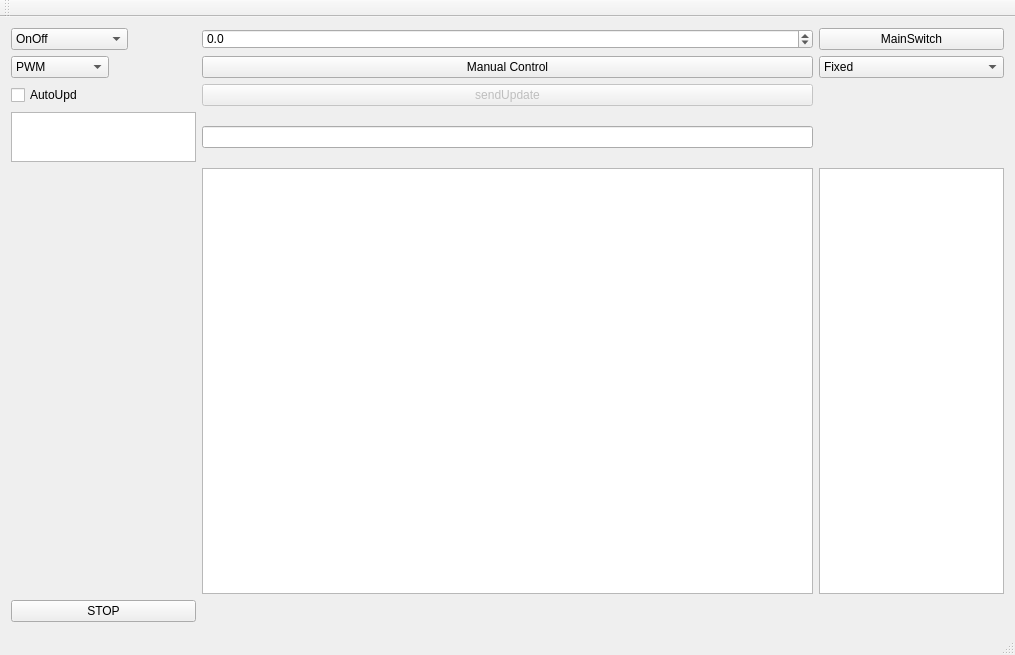
<?xml version="1.0" encoding="UTF-8"?>
<ui version="4.0">
 <class>MainWindow</class>
 <widget class="QMainWindow" name="MainWindow">
  <property name="geometry">
   <rect>
    <x>0</x>
    <y>0</y>
    <width>1015</width>
    <height>655</height>
   </rect>
  </property>
  <property name="windowTitle">
   <string>MainWindow</string>
  </property>
  <widget class="QWidget" name="centralWidget">
   <layout class="QGridLayout" name="gridLayout">
    <item row="7" column="0">
     <widget class="QPushButton" name="stopButton">
      <property name="text">
       <string>STOP</string>
      </property>
     </widget>
    </item>
    <item row="0" column="0">
     <widget class="QComboBox" name="controllMethod">
      <property name="sizePolicy">
       <sizepolicy hsizetype="Fixed" vsizetype="Fixed">
        <horstretch>0</horstretch>
        <verstretch>0</verstretch>
       </sizepolicy>
      </property>
      <item>
       <property name="text">
        <string>OnOff</string>
       </property>
      </item>
      <item>
       <property name="text">
        <string>PID</string>
       </property>
      </item>
      <item>
       <property name="text">
        <string>Switching Mode</string>
       </property>
      </item>
     </widget>
    </item>
    <item row="1" column="0">
     <widget class="QComboBox" name="ControllingMean">
      <property name="sizePolicy">
       <sizepolicy hsizetype="Fixed" vsizetype="Fixed">
        <horstretch>0</horstretch>
        <verstretch>0</verstretch>
       </sizepolicy>
      </property>
      <item>
       <property name="text">
        <string>PWM</string>
       </property>
      </item>
      <item>
       <property name="text">
        <string>Voltage</string>
       </property>
      </item>
      <item>
       <property name="text">
        <string>Current</string>
       </property>
      </item>
      <item>
       <property name="text">
        <string>CurrentRMS</string>
       </property>
      </item>
     </widget>
    </item>
    <item row="1" column="3">
     <widget class="QComboBox" name="Reference">
      <property name="sizePolicy">
       <sizepolicy hsizetype="Minimum" vsizetype="Minimum">
        <horstretch>0</horstretch>
        <verstretch>0</verstretch>
       </sizepolicy>
      </property>
      <item>
       <property name="text">
        <string>Fixed</string>
       </property>
      </item>
      <item>
       <property name="text">
        <string>Square</string>
       </property>
      </item>
      <item>
       <property name="text">
        <string>Sine</string>
       </property>
      </item>
      <item>
       <property name="text">
        <string>SwitchingSquare</string>
       </property>
      </item>
      <item>
       <property name="text">
        <string>MyExperiment1</string>
       </property>
      </item>
     </widget>
    </item>
    <item row="0" column="2">
     <widget class="QDoubleSpinBox" name="RotatePosition">
      <property name="sizePolicy">
       <sizepolicy hsizetype="Minimum" vsizetype="Minimum">
        <horstretch>0</horstretch>
        <verstretch>0</verstretch>
       </sizepolicy>
      </property>
      <property name="maximumSize">
       <size>
        <width>16777215</width>
        <height>20</height>
       </size>
      </property>
      <property name="decimals">
       <number>1</number>
      </property>
      <property name="minimum">
       <double>-12000.000000000000000</double>
      </property>
      <property name="maximum">
       <double>12000.000000000000000</double>
      </property>
      <property name="singleStep">
       <double>1.000000000000000</double>
      </property>
     </widget>
    </item>
    <item row="0" column="3">
     <widget class="QPushButton" name="mainSwitch">
      <property name="enabled">
       <bool>true</bool>
      </property>
      <property name="sizePolicy">
       <sizepolicy hsizetype="Minimum" vsizetype="Fixed">
        <horstretch>0</horstretch>
        <verstretch>0</verstretch>
       </sizepolicy>
      </property>
      <property name="text">
       <string>MainSwitch</string>
      </property>
      <property name="checkable">
       <bool>true</bool>
      </property>
      <property name="checked">
       <bool>false</bool>
      </property>
     </widget>
    </item>
    <item row="1" column="2">
     <widget class="QPushButton" name="ManualControl">
      <property name="sizePolicy">
       <sizepolicy hsizetype="Minimum" vsizetype="Minimum">
        <horstretch>0</horstretch>
        <verstretch>0</verstretch>
       </sizepolicy>
      </property>
      <property name="text">
       <string>Manual Control</string>
      </property>
      <property name="checkable">
       <bool>true</bool>
      </property>
     </widget>
    </item>
    <item row="4" column="2">
     <widget class="QTableWidget" name="tableWidget">
      <property name="sizePolicy">
       <sizepolicy hsizetype="Expanding" vsizetype="Expanding">
        <horstretch>0</horstretch>
        <verstretch>0</verstretch>
       </sizepolicy>
      </property>
      <property name="minimumSize">
       <size>
        <width>611</width>
        <height>0</height>
       </size>
      </property>
     </widget>
    </item>
    <item row="2" column="0">
     <widget class="QCheckBox" name="AutoUpd">
      <property name="enabled">
       <bool>true</bool>
      </property>
      <property name="sizePolicy">
       <sizepolicy hsizetype="Fixed" vsizetype="Fixed">
        <horstretch>0</horstretch>
        <verstretch>0</verstretch>
       </sizepolicy>
      </property>
      <property name="text">
       <string>AutoUpd</string>
      </property>
      <property name="checked">
       <bool>false</bool>
      </property>
     </widget>
    </item>
    <item row="4" column="3">
     <widget class="QTableView" name="SMAview">
      <property name="sizePolicy">
       <sizepolicy hsizetype="Expanding" vsizetype="Expanding">
        <horstretch>0</horstretch>
        <verstretch>0</verstretch>
       </sizepolicy>
      </property>
     </widget>
    </item>
    <item row="2" column="2">
     <widget class="QPushButton" name="sendUpdate">
      <property name="enabled">
       <bool>false</bool>
      </property>
      <property name="sizePolicy">
       <sizepolicy hsizetype="Minimum" vsizetype="Minimum">
        <horstretch>0</horstretch>
        <verstretch>0</verstretch>
       </sizepolicy>
      </property>
      <property name="text">
       <string>sendUpdate</string>
      </property>
     </widget>
    </item>
    <item row="3" column="0">
     <widget class="QTableView" name="POTview">
      <property name="sizePolicy">
       <sizepolicy hsizetype="Expanding" vsizetype="MinimumExpanding">
        <horstretch>0</horstretch>
        <verstretch>0</verstretch>
       </sizepolicy>
      </property>
      <property name="maximumSize">
       <size>
        <width>4000</width>
        <height>50</height>
       </size>
      </property>
     </widget>
    </item>
    <item row="3" column="2">
     <widget class="QLineEdit" name="smaStatus">
      <property name="enabled">
       <bool>true</bool>
      </property>
     </widget>
    </item>
   </layout>
  </widget>
  <widget class="QMenuBar" name="menuBar">
   <property name="geometry">
    <rect>
     <x>0</x>
     <y>0</y>
     <width>1015</width>
     <height>19</height>
    </rect>
   </property>
  </widget>
  <widget class="QToolBar" name="mainToolBar">
   <attribute name="toolBarArea">
    <enum>TopToolBarArea</enum>
   </attribute>
   <attribute name="toolBarBreak">
    <bool>false</bool>
   </attribute>
  </widget>
  <widget class="QStatusBar" name="statusBar"/>
 </widget>
 <layoutdefault spacing="6" margin="11"/>
 <resources/>
 <connections/>
</ui>
